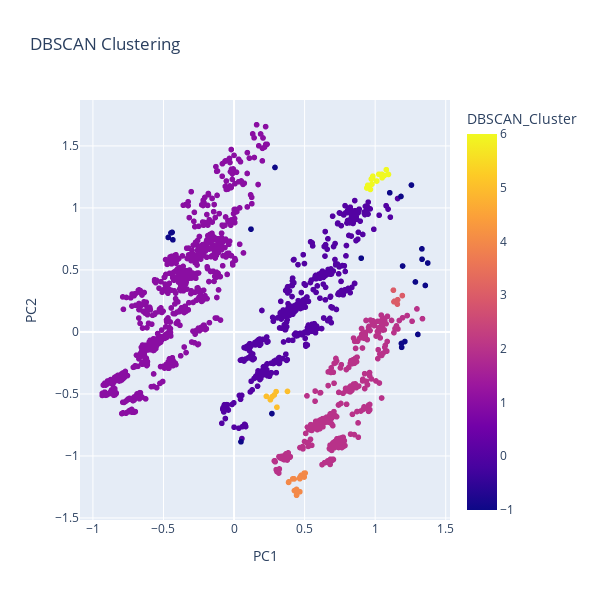

Notebook source saved alongside this figure:
### Markdown cell above
EVERYTHING BELOW DOES NOT WORK YET

### Code cell
from sklearn.cluster import DBSCAN

# Apply DBSCAN clustering
dbscan = None
components_df['DBSCAN_Cluster'] = [0] * len(components_df)

dbscan = DBSCAN(eps=0.1, min_samples=5)
components_df['DBSCAN_Cluster'] = dbscan.fit_predict(components_df)
fig = px.scatter(components_df, x="PC1", y="PC2", color="DBSCAN_Cluster",
                        title="DBSCAN Clustering")
fig.show()
exportImage(fig, "DBSCAN Clustering")

### Figure 1 — Plotly figure (JSON) as saved in the notebook; plotly's stock layout.template omitted (floating-point values rounded to 4 significant figures; data arrays with more than 128 entries replaced by an {"elided": "..."} marker saying what was removed)
{"data": [{"hovertemplate": "PC1=%{x}<br>PC2=%{y}<br>DBSCAN_Cluster=%{marker.color}<extra></extra>", "legendgroup": "", "marker": {"color": {"elided": "2421 int values"}, "coloraxis": "coloraxis", "symbol": "circle"}, "mode": "markers", "name": "", "showlegend": false, "type": "scattergl", "x": {"elided": "2421 float values"}, "xaxis": "x", "y": {"elided": "2421 float values"}, "yaxis": "y"}], "layout": {"coloraxis": {"colorbar": {"title": {"text": "DBSCAN_Cluster"}}, "colorscale": [[0, "#0d0887"], [0.1111, "#46039f"], [0.2222, "#7201a8"], [0.3333, "#9c179e"], [0.4444, "#bd3786"], [0.5556, "#d8576b"], [0.6667, "#ed7953"], [0.7778, "#fb9f3a"], [0.8889, "#fdca26"], [1, "#f0f921"]]}, "height": 600, "legend": {"tracegroupgap": 0}, "title": {"text": "DBSCAN Clustering"}, "width": 600, "xaxis": {"anchor": "y", "domain": [0, 1], "title": {"text": "PC1"}}, "yaxis": {"anchor": "x", "domain": [0, 1], "title": {"text": "PC2"}}}}
